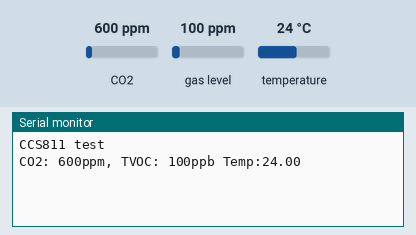
The sketch below on a simulated Arduino Uno, built with avr-gcc and run on an emulated ATmega328P. Shown: the last lines printed to the serial monitor. The inputs (shaded band) are chosen by the test bench; at power-on: CO2 600 ppm, gas level 100 ppm, temperature 24 °C.

Above: at 1.2 s.
1.3 s: CO2 set to 452 ppm
At 2.8 s:
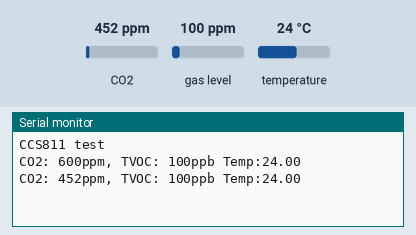
3.8 s: gas level set to 20 ppm
At 4.4 s:
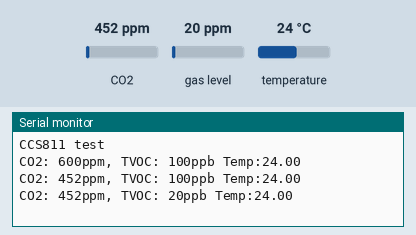
6.3 s: temperature set to 12 °C
At 8.8 s:
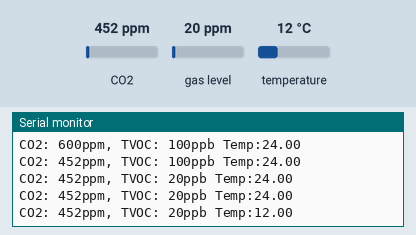

Measured:
- after the input at 1.3 s, the serial monitor: prints a new line after 0.70 s (image 1)
- after the input at 3.8 s, the serial monitor: prints a new line after 0.21 s (image 2)
- after the input at 6.3 s, the serial monitor: prints a new line after 1.7 s (image 3)

The sketch:

ccs811-test.ino
```cpp
#include "Adafruit_CCS811.h"

Adafruit_CCS811 ccs;

void setup() {
  Serial.begin(115200);
  Serial.println("CCS811 test");
  if (!ccs.begin()) {
    Serial.println("Failed to start sensor! Please check your wiring.");
    while(1);
  }
  // calibrate temperature sensor
  while (!ccs.available());
  float temp = ccs.calculateTemperature();
  ccs.setTempOffset(temp - 25.0);
}

void loop() {
  if (ccs.available()) {
    float temp = ccs.calculateTemperature();
    if(!ccs.readData()) {
      Serial.print(F("CO2: "));
      Serial.print(ccs.geteCO2());
      Serial.print(F("ppm, TVOC: "));
      Serial.print(ccs.getTVOC());
      Serial.print(F("ppb Temp:"));
      Serial.println(temp);
    } else {
      Serial.println(F("ERROR!"));
      while(1);
    }
  }
  delay(2000);
}
```
